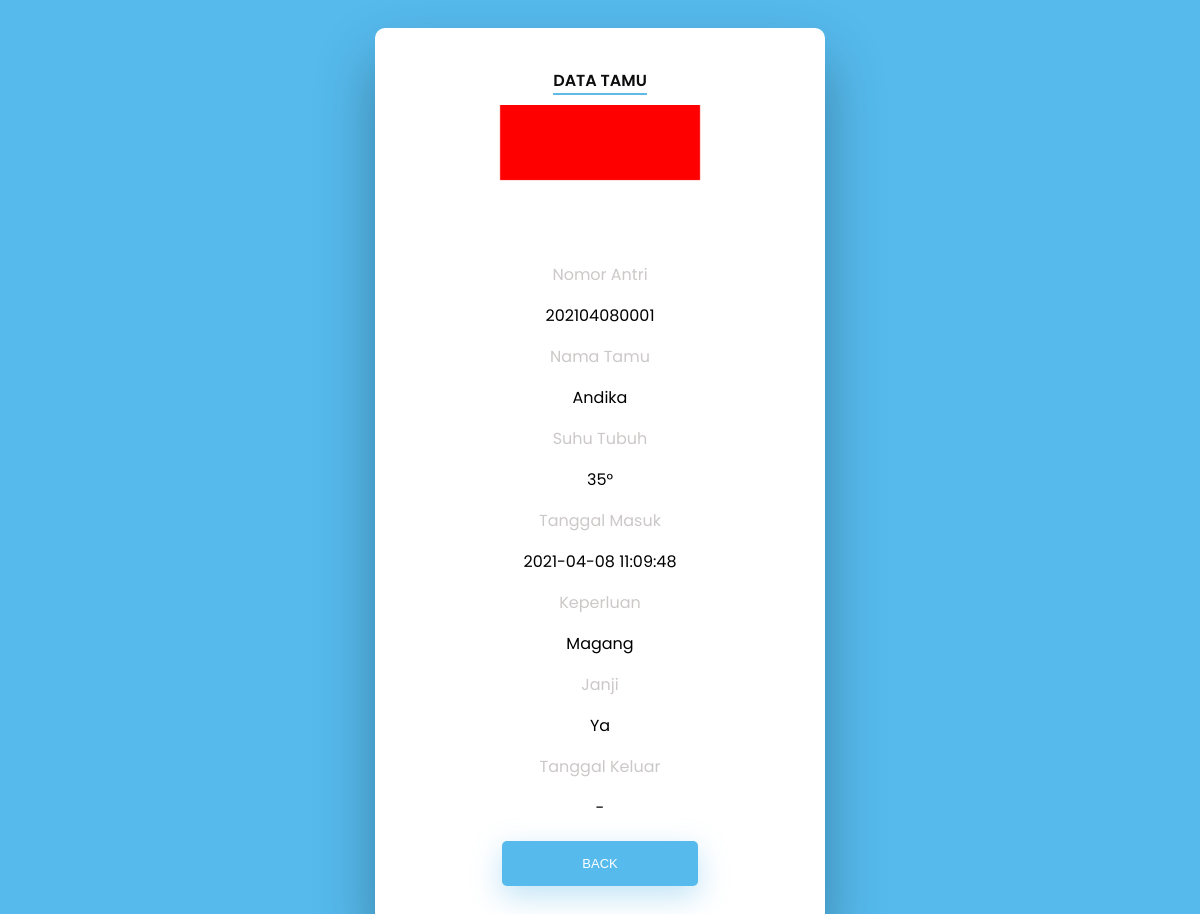
Page /view-tamu.php?no=452 on the committed database.
### tables this page shows
CREATE TABLE `tamu` (
  `no` int(15) NOT NULL,
  `no_antri` varchar(255) NOT NULL,
  `nama` varchar(255) NOT NULL,
  `tanggal_masuk` datetime NOT NULL,
  `tanggal_keluar` datetime DEFAULT NULL,
  `keperluan` varchar(255) NOT NULL,
  `bertemu` varchar(255) NOT NULL,
  `janji` tinyint(1) NOT NULL,
  `suhu_tubuh` float NOT NULL,
  `image` varchar(255) NOT NULL
);

### view-tamu.php (the view, shortened to what this page needs)
<!DOCTYPE html>
<html>
<head>
  <link rel="stylesheet" type="text/css" href="css/view.css">
</head>
<body>
<?php
include 'config.php';
$no = $_GET['no'];
$sql = "SELECT *
FROM tamu
 WHERE no=$no";
$query = mysqli_query($connect, $sql);
$user = mysqli_fetch_assoc($query);
$antri = $user['no_antri'];
$image = $user['image'];
$nama = $user['nama'];
$masuk = $user['tanggal_masuk'];
$keperluan = $user['keperluan'];
$janji = $user['janji'];
$suhu = $user['suhu_tubuh'];
?>
<div class="wrapper fadeInDown">
  <div id="formContent">
    <h2 class="active"> Data Tamu </h2>
    <div class="fadeIn first">
      <?php echo "<img src='upload/$image' width='200' height='150' />";?>
    </div>
    <?php
    if($user['tanggal_keluar'] == 'belum keluar'){
                $color = 'color:red;';
            }else{
                $color = 'color:;';
            }?>
            <?php
            $keluar="";
            if($user['tanggal_keluar'] == "0000-00-00 00:00:00"){
                $keluar = "-";
            }else{
                $keluar = $user['tanggal_keluar'];
            }
            ?>
            <?php
            if($janji == 0){
            $janji = "Ya";
            }else{
            $janji = "Tidak";
            }
            ?>
      <label style="color: #ccc8c8">Nomor Antri</label>
      <p id="login" class="fadeIn second " ><?php echo $antri?></p>
      <label style="color: #ccc8c8">Nama Tamu</label><br>
      <p id="login" class="fadeIn second " ><?php echo $nama?></p>
      <label style="color: #ccc8c8">Suhu Tubuh</label><br>
      <p id="login" class="fadeIn second " ><?php echo $suhu."&deg;"?></p>
      <label style="color: #ccc8c8">Tanggal Masuk</label><br>
      <p id="login" class="fadeIn second " ><?php echo $masuk?></p>
      <label style="color: #ccc8c8">Keperluan </label><br>
      <p id="login" class="fadeIn second " ><?php echo $keperluan?></p>
      <label style="color: #ccc8c8">Janji </label><br>
      <p id="login" class="fadeIn second " ><?php echo $janji?></p>
      <label style="color: #ccc8c8">Tanggal Keluar </label><br>
      <p id="login" class="fadeIn second " style="<?php echo $color?>" ><?php echo $keluar?></p>
      <button type="submit" form="form2">Back</button>
  </div>
</div>
</body>
</html>

### css/view.css (style rules this page uses)
html { background-color: #56baed; }
body { font-family: "Poppins", sans-serif; height: 100vh; }
h2 { text-align: center; font-size: 16px; font-weight: 600; text-transform: uppercase; display:inline-block; margin: 40px 8px 10px 8px; color: #000000; }
.wrapper { display: flex; align-items: center; flex-direction: column; justify-content: center; width: 100%; min-height: 100%; padding: 20px; }
#formContent { -webkit-border-radius: 10px 10px 10px 10px; border-radius: 10px 10px 10px 10px; background: #fff; padding: 30px; width: 90%; max-width: 450px; position: relative; padding: 0px; -webkit-box-shadow: 0 30px 60px 0 rgba(0,0,0,0.3); box-shadow: 0 30px 60px 0 rgba(0,0,0,0.3); text-align: center; }
h2.active { color: #0d0d0d; border-bottom: 2px solid #5fbae9; }
button[type=submit], input[type=button], input[type=submit], input[type=reset] { background-color: #56baed; border: none; color: white; padding: 15px 80px; text-align: center; text-decoration: none; display: inline-block; text-transform: uppercase; font-size: 13px; -webkit-box-shadow: 0 10px 30px 0 rgba(95,186,233,0.4); box-shadow: 0 10px 30px 0 rgba(95,186,233,0.4); -webkit-border-radius: 5px 5px 5px 5px; border-radius: 5px 5px 5px 5px; margin: 5px 20px 40px 20px; -webkit-transition: all 0.3s ease-in-out; -moz-transition: all 0.3s ease-in-out; -ms-transition: all 0.3s ease-in-out; -o-transition: all 0.3s ease-in-out; transition: all 0.3s ease-in-out; }
.fadeInDown { -webkit-animation-name: fadeInDown; animation-name: fadeInDown; -webkit-animation-duration: 1s; animation-duration: 1s; -webkit-animation-fill-mode: both; animation-fill-mode: both; }
.fadeIn { opacity:0; -webkit-animation:fadeIn ease-in 1; -moz-animation:fadeIn ease-in 1; animation:fadeIn ease-in 1; -webkit-animation-fill-mode:forwards; -moz-animation-fill-mode:forwards; animation-fill-mode:forwards; -webkit-animation-duration:1s; -moz-animation-duration:1s; animation-duration:1s; }
.fadeIn.first { -webkit-animation-delay: 0.4s; -moz-animation-delay: 0.4s; animation-delay: 0.4s; }
.fadeIn.second { -webkit-animation-delay: 0.6s; -moz-animation-delay: 0.6s; animation-delay: 0.6s; }
* { box-sizing: border-box; }

### rows in the picture
tamu: image (picture), no_antri "202104080001", nama "Andika", suhu_tubuh "35", tanggal_masuk "2021-04-08 11:09:48", keperluan "Magang", janji "Ya", tanggal_keluar "-"
